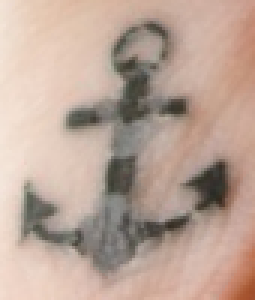
#> input picture 3-feature-matching/tattoos/query.png, 85 x 100 px (shown 3 times larger)
$ python 2-homography.py
#> lines starting #> are read from the running program, lines starting #| are printed output that depends on the picture; after the words box and inside, x2 and y2 are one past the last pixel; in counts of white or black regions, pixels touching at a corner belong together
import numpy as np
import cv2
from matplotlib import pyplot as plt

MIN_NUM_GOOD_MATCHES = 10

img0 = cv2.imread('tattoos/query.png',
                  cv2.IMREAD_GRAYSCALE)
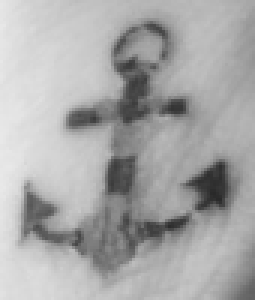
#> img0: shape (100, 85) (shown 3 times larger); min 41, max 232, mean 169
img1 = cv2.imread('tattoos/anchor-man.png',
                  cv2.IMREAD_GRAYSCALE)
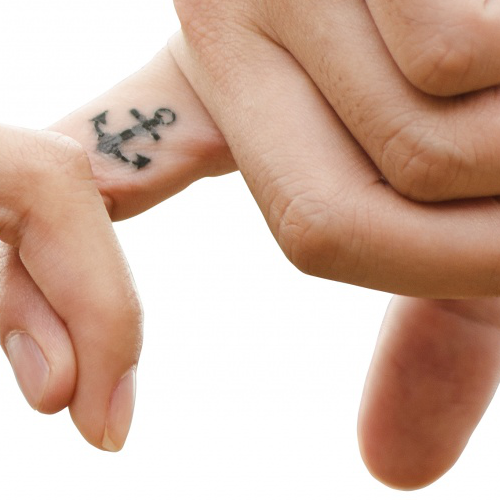
#> input picture 3-feature-matching/tattoos/anchor-man.png, 500 x 500 px
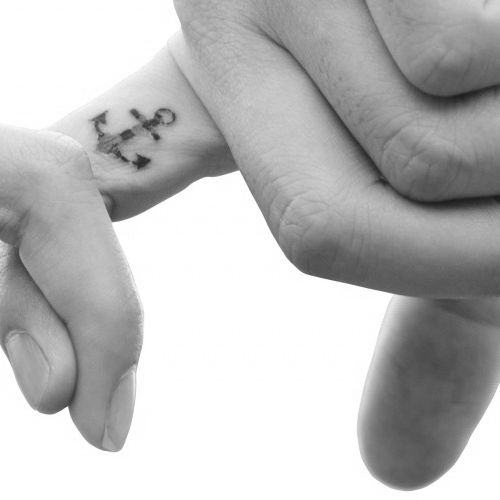
#> img1: shape (500, 500); min 27, max 255, mean 188.4

# Perform SIFT feature detection and description.
sift = cv2.xfeatures2d.SIFT_create()
kp0, des0 = sift.detectAndCompute(img0, None)
#> kp0 = 61 keypoints; strongest (x, y, size): (71, 62, 9.2), (27, 39, 6.1), (12, 71, 8.9), (40, 58, 8.1)
kp1, des1 = sift.detectAndCompute(img1, None)
#> kp1 = 126 keypoints; strongest (x, y, size): (142, 162, 9.5), (66, 409, 3.4), (122, 204, 23), (66, 410, 4)

# Define FLANN-based matching parameters.
FLANN_INDEX_KDTREE = 1
index_params = dict(algorithm=FLANN_INDEX_KDTREE, trees=5)
search_params = dict(checks=50)

# Perform FLANN-based matching.
flann = cv2.FlannBasedMatcher(index_params, search_params)
matches = flann.knnMatch(des0, des1, k=2)
#> matches = 61 matches

# Find all the good matches as per Lowe's ratio test.
good_matches = []
for m, n in matches:
    if m.distance < 0.7 * n.distance:
        good_matches.append(m)
#> this loop made 61 passes
#> after the loop, good_matches = 44 matches

if len(good_matches) >= MIN_NUM_GOOD_MATCHES:
    src_pts = np.float32(
        [kp0[m.queryIdx].pt for m in good_matches]).reshape(-1, 1, 2)
#> src_pts = 44 rows, first 8: [6.29, 65.02], [8.22, 77.24], [8.93, 61.7], [11.98, 71.11], [13.47, 81.13], [14.64, 78.04], [15.25, 63.94], [16.15, 69.78]
    dst_pts = np.float32(
        [kp1[m.trainIdx].pt for m in good_matches]).reshape(-1, 1, 2)
#> dst_pts = 44 rows, first 8: [102, 111], [93.07, 119.6], [104.6, 193], [99.84, 119.3], [92.95, 126.1], [96.09, 125.2], [108, 117.7], [103.8, 121.8]

    M, mask = cv2.findHomography(src_pts, dst_pts, cv2.RANSAC, 5.0)
#> M = [[0.576, -0.824, 151.7], [0.82, 0.567, 68.65], [2.87e-05, -4.56e-05, 1]]; mask = 44 values, max 1 at index 0, min 0 at index 2, mean 0.977
    mask_matches = mask.ravel().tolist()
#> mask_matches has the same summary as mask

    h, w = img0.shape
#> h = 100; w = 85
    src_corners = np.float32(
        [[0, 0], [0, h-1], [w-1, h-1], [w-1, 0]]).reshape(-1, 1, 2)
#> src_corners = [[0, 0], [0, 99], [84, 99], [84, 0]]
    dst_corners = cv2.perspectiveTransform(src_corners, M)
#> dst_corners = [[151.7, 68.65], [70.37, 125.4], [118.7, 194.1], [199.6, 137.2]]
    dst_corners = dst_corners.astype(np.int32)
#> dst_corners = [[151, 68], [70, 125], [118, 194], [199, 137]]

    # Draw the bounds of the matched region based on the homography.
    num_corners = len(dst_corners)
#> num_corners = 4
    for i in range(num_corners):
        x0, y0 = dst_corners[i][0]
        if i == num_corners - 1:
            next_i = 0
        else:
            next_i = i + 1
        x1, y1 = dst_corners[next_i][0]
        cv2.line(img1, (x0, y0), (x1, y1), 255, 3, cv2.LINE_AA)
#> this loop made 4 passes
#> (x0, y0, x1, y1) on passes 1 to 4: (151, 68, 70, 125), (70, 125, 118, 194), (118, 194, 199, 137), (199, 137, 151, 68)
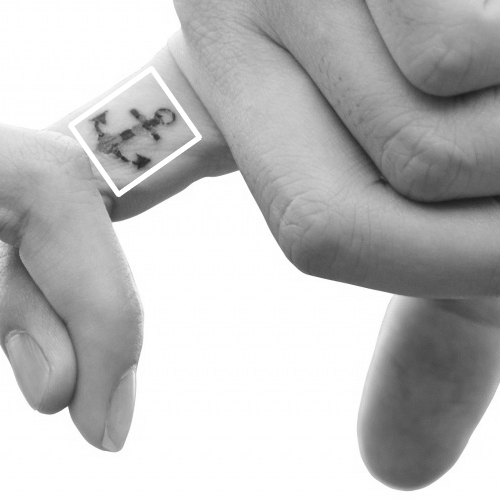
#> img1: shape (500, 500); 0.94% of pixels changed, all inside (x1, y1, x2, y2) = (67, 66, 203, 198)

    # Draw the matches that passed the ratio test.
    img_matches = cv2.drawMatches(
        img0, kp0, img1, kp1, good_matches, None,
        matchColor=(0, 255, 0), singlePointColor=None,
        matchesMask=mask_matches, flags=2)
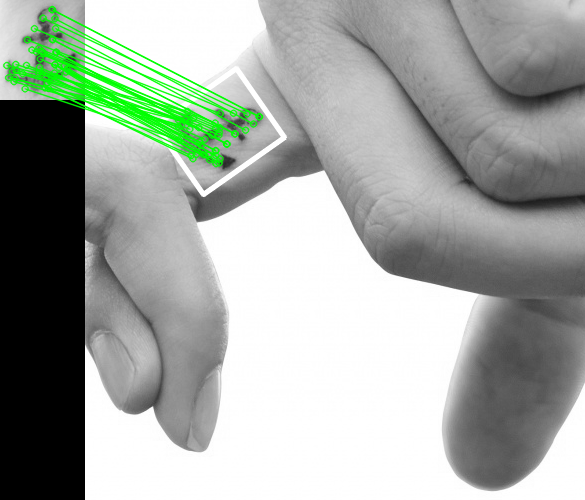
#> img_matches: shape (500, 585, 3); mean of channels 0, 1, 2 160.9, 168.1, 160.9; drawn as B, G, R

    # Show the homography and good matches.
    cv2.imshow("img_matches", img_matches)
    cv2.waitKey()
    cv2.destroyAllWindows()
else:
    print("Not enough matches good were found - %d/%d" % \
          (len(good_matches), MIN_NUM_GOOD_MATCHES))
